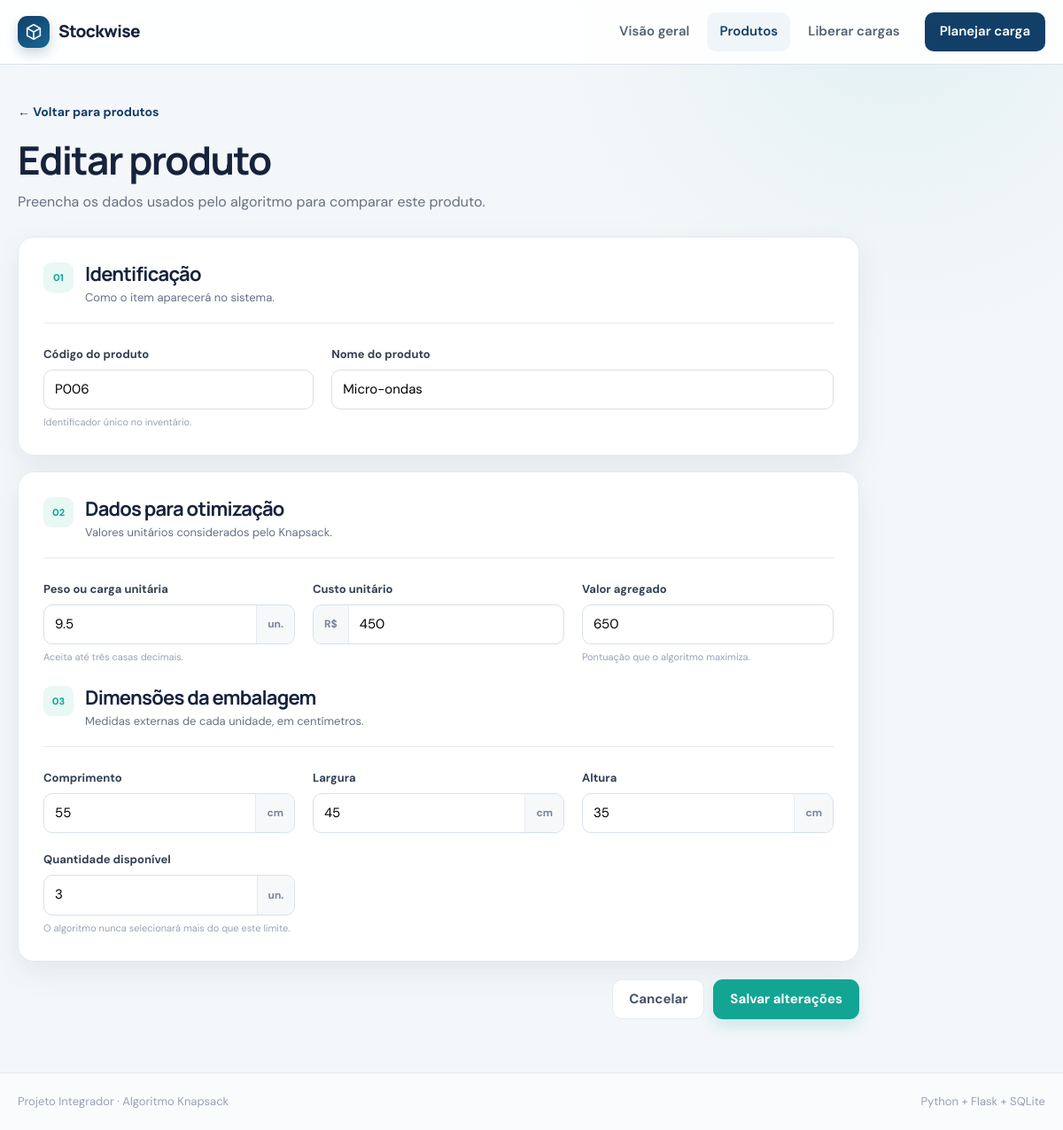
Page /products/22/edit on the committed database.
### tables this page shows
CREATE TABLE products (
    id INTEGER PRIMARY KEY AUTOINCREMENT,
    code TEXT NOT NULL COLLATE NOCASE UNIQUE,
    name TEXT NOT NULL,
    weight_milli INTEGER NOT NULL CHECK (weight_milli > 0),
    cost_cents INTEGER NOT NULL CHECK (cost_cents >= 0),
    value_units INTEGER NOT NULL CHECK (value_units >= 0),
    quantity INTEGER NOT NULL CHECK (quantity >= 0),
    created_at TEXT NOT NULL DEFAULT CURRENT_TIMESTAMP,
    updated_at TEXT NOT NULL DEFAULT CURRENT_TIMESTAMP
, "length_centimeters" INTEGER NOT NULL DEFAULT 100, "width_centimeters" INTEGER NOT NULL DEFAULT 100, "height_centimeters" INTEGER NOT NULL DEFAULT 100);

### app.py (the view, shortened to what this page needs)
    @app.route("/products/<int:product_id>/edit", methods=("GET", "POST"))
    def product_edit(product_id: int):
        database = get_db()
        row = get_product_or_404(database, product_id)
        form = product_form_from_row(row)
        return render_template(
            "product_form.html",
            title="Editar produto",
            submit_label="Salvar alterações",
            form=form,
            product=row,
        )

### app.py (called while the page is built)
def get_db() -> sqlite3.Connection:
    if "db" not in g:
        g.db = sqlite3.connect(
            current_database_path(),
            detect_types=sqlite3.PARSE_DECLTYPES,
        )
        g.db.row_factory = sqlite3.Row
        g.db.execute("PRAGMA foreign_keys = ON")
    return g.db

def current_database_path() -> str:
    from flask import current_app
    return current_app.config["DATABASE"]

def get_product_or_404(database: sqlite3.Connection, product_id: int):
    from flask import abort
    row = database.execute(
        "SELECT * FROM products WHERE id = ?", (product_id,)
    ).fetchone()
    if row is None:
        abort(404)
    return row

def product_form_from_row(row: sqlite3.Row) -> dict[str, str]:
    return {
        "code": row["code"],
        "name": row["name"],
        "weight": scaled_decimal_string(row["weight_milli"], WEIGHT_SCALE, 3),
        "length": scaled_decimal_string(
            row["length_centimeters"], DIMENSION_SCALE, 2
        ),
        "width": scaled_decimal_string(row["width_centimeters"], DIMENSION_SCALE, 2),
        "height": scaled_decimal_string(
            row["height_centimeters"], DIMENSION_SCALE, 2
        ),
        "cost": scaled_decimal_string(row["cost_cents"], MONEY_SCALE, 2),
        "value": scaled_decimal_string(row["value_units"], VALUE_SCALE, 2),
        "quantity": str(row["quantity"]),
    }

def scaled_decimal_string(value: int, scale: int, decimal_places: int) -> str:
    number = Decimal(value) / Decimal(scale)
    return f"{number:.{decimal_places}f}".rstrip("0").rstrip(".")

### templates/product_form.html (shortened to what this page needs)
{% extends "base.html" %}
{% block content %}
<div class="page-heading narrow-heading">
    <div>
        <a class="back-link" href="{{ url_for('products') }}">← Voltar para produtos</a>
        <h1>{{ title }}</h1>
        <p>Preencha os dados usados pelo algoritmo para comparar este produto.</p>
    </div>
</div>
<form class="form-layout" method="post" novalidate>
    <section class="panel form-card">
        <div class="form-section-heading">
            <span class="section-number">01</span>
            <div><h2>Identificação</h2><p>Como o item aparecerá no sistema.</p></div>
        </div>
        <div class="form-grid two-columns">
            <div class="field">
                <label for="code">Código do produto</label>
                <input id="code" name="code" maxlength="30" value="{{ form['code'] }}" placeholder="Ex.: P001" required autofocus>
                <small>Identificador único no inventário.</small>
            </div>
            <div class="field">
                <label for="name">Nome do produto</label>
                <input id="name" name="name" maxlength="120" value="{{ form['name'] }}" placeholder="Ex.: Cafeteira elétrica" required>
            </div>
        </div>
    </section>
    <section class="panel form-card">
        <div class="form-section-heading">
            <span class="section-number">02</span>
            <div><h2>Dados para otimização</h2><p>Valores unitários considerados pelo Knapsack.</p></div>
        </div>
        <div class="form-grid three-columns">
            <div class="field">
                <label for="weight">Peso ou carga unitária</label>
                <div class="input-suffix"><input id="weight" name="weight" inputmode="decimal" value="{{ form['weight'] }}" placeholder="0,000" required><span>un.</span></div>
                <small>Aceita até três casas decimais.</small>
            </div>
            <div class="field">
                <label for="cost">Custo unitário</label>
                <div class="input-prefix"><span>R$</span><input id="cost" name="cost" inputmode="decimal" value="{{ form['cost'] }}" placeholder="0,00" required></div>
            </div>
            <div class="field">
                <label for="value">Valor agregado</label>
                <input id="value" name="value" inputmode="decimal" value="{{ form['value'] }}" placeholder="0,00" required>
                <small>Pontuação que o algoritmo maximiza.</small>
            </div>
        </div>
        <div class="form-section-heading compact-heading">
            <span class="section-number">03</span>
            <div><h2>Dimensões da embalagem</h2><p>Medidas externas de cada unidade, em centímetros.</p></div>
        </div>
        <div class="form-grid three-columns">
            <div class="field">
                <label for="length">Comprimento</label>
                <div class="input-suffix"><input id="length" name="length" inputmode="decimal" value="{{ form['length'] }}" placeholder="Ex.: 30,00" required><span>cm</span></div>
            </div>
            <div class="field">
                <label for="width">Largura</label>
                <div class="input-suffix"><input id="width" name="width" inputmode="decimal" value="{{ form['width'] }}" placeholder="Ex.: 20,00" required><span>cm</span></div>
            </div>
            <div class="field">
                <label for="height">Altura</label>
                <div class="input-suffix"><input id="height" name="height" inputmode="decimal" value="{{ form['height'] }}" placeholder="Ex.: 15,00" required><span>cm</span></div>
            </div>
        </div>
        <div class="form-grid stock-row">
            <div class="field">
                <label for="quantity">Quantidade disponível</label>
                <div class="input-suffix"><input id="quantity" name="quantity" type="number" min="0" step="1" value="{{ form['quantity'] }}" placeholder="0" required><span>un.</span></div>
                <small>O algoritmo nunca selecionará mais do que este limite.</small>
            </div>
        </div>
    </section>
    <div class="form-actions">
        <a class="button button-secondary" href="{{ url_for('products') }}">Cancelar</a>
        <button class="button button-primary" type="submit">{{ submit_label }}</button>
    </div>
</form>
{% endblock %}

### static/style.css (style rules this page uses)
:root { --ink: #17233d; --muted: #667085; --subtle: #98a2b3; --line: #e5eaf1; --surface: #ffffff; --canvas: #f4f7fa; --navy: #123f68; --navy-dark: #0b3155; --teal: #12a594; --teal-soft: #e8f8f5; --blue-soft: #edf5ff; --amber-soft: #fff6df; --violet-soft: #f2efff; --red: #d83b4b; --red-soft: #fff0f1; --shadow: 0 12px 34px rgba(26, 51, 80, 0.08); --radius: 18px; }
* { box-sizing: border-box; }
html { min-height: 100%; background: var(--canvas); }
body { margin: 0; min-height: 100vh; color: var(--ink); background: radial-gradient(circle at 84% 0%, rgba(18, 165, 148, 0.08), transparent 24rem), var(--canvas); font-family: "DM Sans", "Segoe UI", sans-serif; font-size: 15px; line-height: 1.55; }
a { color: inherit; text-decoration: none; }
button, input { font: inherit; }
button { color: inherit; }
h1, h2, h3, p { margin-top: 0; }
h1, h2, h3 { font-family: Manrope, "Segoe UI", sans-serif; line-height: 1.2; letter-spacing: -0.035em; }
h1 { margin-bottom: 10px; font-size: clamp(30px, 4vw, 44px); }
h2 { margin-bottom: 8px; font-size: 22px; }
p { color: var(--muted); }
.button { min-height: 44px; display: inline-flex; align-items: center; justify-content: center; gap: 9px; padding: 10px 18px; border: 1px solid transparent; border-radius: 11px; cursor: pointer; font-weight: 700; transition: transform 150ms ease, box-shadow 150ms ease, background 150ms ease; }
.button-primary { color: white; background: var(--teal); box-shadow: 0 8px 18px rgba(18, 165, 148, .18); }
.button-secondary { color: #455369; border-color: var(--line); background: white; }
.panel { border: 1px solid var(--line); background: var(--surface); border-radius: var(--radius); box-shadow: var(--shadow); }
.text-link, .back-link { color: var(--navy); font-weight: 700; }
.back-link { display: inline-block; margin-bottom: 16px; font-size: 14px; }
.page-heading { display: flex; align-items: flex-end; justify-content: space-between; gap: 30px; margin-bottom: 26px; }
.page-heading p { margin-bottom: 0; font-size: 16px; }
.narrow-heading { max-width: 850px; align-items: flex-start; }
.form-layout { max-width: 950px; display: grid; gap: 18px; }
.form-card { padding: 28px; }
.form-section-heading { display: flex; align-items: flex-start; gap: 13px; margin-bottom: 25px; padding-bottom: 18px; border-bottom: 1px solid var(--line); }
.form-section-heading h2, .form-section-heading p { margin-bottom: 0; }
.form-section-heading p { margin-top: 3px; font-size: 13px; }
.section-number { width: 34px; height: 34px; display: grid; place-items: center; color: var(--teal); background: var(--teal-soft); border-radius: 9px; font-size: 11px; font-weight: 800; }
.form-grid { display: grid; gap: 20px; }
.two-columns { grid-template-columns: .7fr 1.3fr; }
.three-columns { grid-template-columns: repeat(3, 1fr); }
.stock-row { max-width: calc(33.333% - 13px); margin-top: 20px; }
.field label { display: block; margin-bottom: 7px; color: #344054; font-size: 13px; font-weight: 700; }
.field > input, .input-suffix, .input-prefix { width: 100%; border: 1px solid #d8e0e8; background: white; border-radius: 10px; transition: 150ms ease; }
.field > input { min-height: 45px; padding: 10px 12px; outline: none; }
.field input::placeholder { color: #b0b9c5; }
.field small { display: block; margin-top: 6px; color: var(--subtle); font-size: 11px; }
.input-suffix, .input-prefix { min-height: 45px; display: flex; align-items: center; overflow: hidden; }
.input-suffix input, .input-prefix input { min-width: 0; flex: 1; padding: 10px 12px; border: 0; outline: 0; background: transparent; }
.input-suffix span, .input-prefix span { align-self: stretch; display: flex; align-items: center; padding-inline: 12px; color: #798598; background: #f6f8fa; font-size: 12px; font-weight: 700; }
.input-suffix span { border-left: 1px solid var(--line); }
.input-prefix span { border-right: 1px solid var(--line); }
.form-actions { display: flex; justify-content: flex-end; gap: 10px; padding-top: 2px; }
.compact-heading { margin-top: 24px; }

### rows in the picture
products: code "P006", name "Micro-ondas", quantity "3"

### other values in the picture
{{ title }} "Editar produto"
{{ submit_label }} "Salvar alterações"
